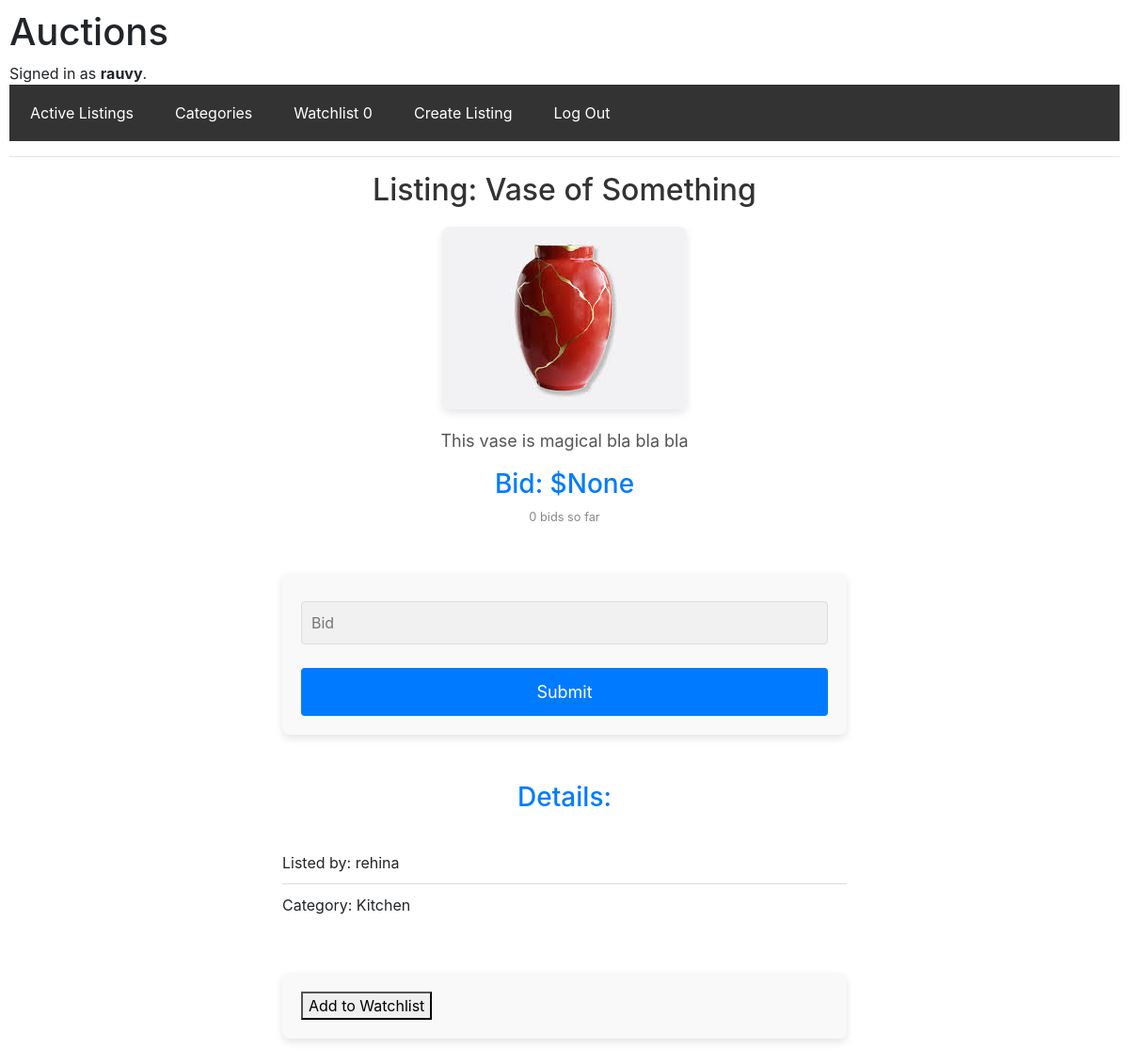
Screenshot of /listing/3 (signed in) with the database file from the repository.
### auctions/models.py (models this page shows, shortened)
class User(AbstractUser):
    pass

class Watchlist(models.Model):
    user = models.OneToOneField(User, on_delete=models.CASCADE, related_name="watchlist")
    listings = models.ManyToManyField(AuctionListing, related_name="watchers", blank=True)

class AuctionListing(models.Model):
    title = models.CharField(max_length=255)
    description = models.TextField()
    starting_bid = models.DecimalField(max_digits=10, decimal_places=2)
    current_bid = models.DecimalField(max_digits=10, decimal_places=2, null=True, blank=True)
    user = models.ForeignKey(User, on_delete=models.CASCADE, related_name="listings")  # Use User instead of AbstractUser
    category = models.ForeignKey(Category, on_delete=models.SET_NULL, null=True, blank=True)
    image = models.ImageField(upload_to="auction_images/", blank=True, null=True)
    active = models.BooleanField(default=True)

class Category(models.Model):
    name = models.CharField(max_length=100)
    def __str__(self):
        return self.name

### auctions/views.py (the view, shortened to what this page needs)
# urls.py: path("listing/<int:listing_id>", views.display_listing, name="display_listing"),
def display_listing(request, listing_id):
    listing = get_object_or_404(AuctionListing, id=listing_id)
    user_is_owner = request.user == listing.user
    return render(request, "auctions/listing.html",{
        "listing" : listing,
        "user_is_owner" : user_is_owner
    })

### auctions/templates/auctions/listing.html (shortened to what this page needs)
{% extends "auctions/layout.html" %}
{% load static %}
{% block head %}
    <link href="{% static 'auctions/listing.css' %}" rel="stylesheet">
{% endblock %}
{% block body %}
    <h2>Listing: {{ listing.title }}</h2>
    <img src="{{ listing.image.url }}" alt="{{ listing.title }} image">
    <p>{{ listing.description }}</p>
    <h3>Bid: ${{ listing.current_bid }}</h3>
    <small>{{ listing.bids.count }} bids so far</small>
    {% if user.is_authenticated and not user_is_owner %}
        <form action="" method="post">
            <input type="number" placeholder="Bid" name="bid_amount">
            <input type="submit" name="Place Bid">
        </form>
    {% elif user_is_owner %}
        <p>You cannot bid on your own listing.</p>
    {% endif %}
    <h3>Details:</h3>
    <ul id="listing">
        <li>Listed by: {{ listing.user.username }}</li>
        <li>Category: {{ listing.category }}</li>
    </ul>
    {% if user.is_authenticated and not user_is_owner %}
        {% if listing in user.watchlist.listings.all %}
            <form action="{% url 'remove_from_watchlist' listing.id %}" method="post">
                {% csrf_token %}
                <button type="submit">Remove from Watchlist</button>
            </form>
        {% else %}
            <form action="{% url 'add_to_watchlist' listing.id %}" method="post">
                <button type="submit">Add to Watchlist</button>
            </form>
        {% endif %}
    {% endif %}
{% endblock %}

### auctions/templates/auctions/layout.html (shortened to what this page needs)
{% load static %}
<!DOCTYPE html>
<html lang="en">
    <head>
        <link rel="stylesheet" href="https://stackpath.bootstrapcdn.com/bootstrap/4.4.1/css/bootstrap.min.css">
        <link href="{% static 'auctions/styles.css' %}" rel="stylesheet">
        {% block head %}{% endblock %}
    </head>
    <body>
        <h1>Auctions</h1>
        <div>
            {% if user.is_authenticated %}
                Signed in as <strong>{{ user.username }}</strong>.
            {% else %}
                Not signed in.
            {% endif %}
        </div>
        <ul class="nav">
            <li class="nav-item">
                <a class="nav-link" href="{% url 'index' %}">Active Listings</a>
            </li>
            <li class="nav-item">
                <a class="nav-link" href="{% url 'categories_listing' %}">Categories</a>
            </li>
            <li class="nav-item">
                <a class="nav-link" href="{% url 'watchlist_page' %}">Watchlist  {{ user.watchlist.listings.count }}</a>
            </li>
            <li class="nav-item">
                <a class="nav-link" href="{% url 'new_listing' %}">Create Listing</a>
            </li>
            {% if user.is_authenticated %}
                <li class="nav-item">
                    <a class="nav-link" href="{% url 'logout' %}">Log Out</a>
                </li>
            {% endif %}
        </ul>
        <hr>
        {% block body %}
        {% endblock %}
    </body>
</html>

### auctions/static/auctions/styles.css (style rules this page uses)
body { padding: 10px; }
.nav { display: flex; list-style: none; background-color: #333; padding: 10px; }
.nav-item { margin-right: 20px; }
.nav-link { color: white; text-decoration: none; padding: 8px 12px; border-radius: 5px; transition: background-color 0.3s; }

### auctions/static/auctions/listing.css (style rules this page uses)
h2, h3 { text-align: center; color: #333; }
img { display: block; margin: 20px auto; max-width: 100%; height: auto; border-radius: 8px; box-shadow: 0 4px 8px rgba(0, 0, 0, 0.1); }
p { text-align: center; font-size: 18px; color: #555; }
h3 { text-align: center; color: #007bff; margin-top: 10px; }
small { display: block; text-align: center; color: #888; margin-bottom: 20px; }
#listing { max-width: 600px; margin: 30px auto; padding: 0; list-style-type: none; }
#listing li { padding: 10px 0; border-bottom: 1px solid #ddd; font-size: 16px; }
#listing li:last-child { border-bottom: none; }
form { max-width: 600px; margin: 50px auto; padding: 20px; background-color: #f9f9f9; box-shadow: 0 4px 8px rgba(0, 0, 0, 0.1); border-radius: 8px; }
form input[type="text"], form input[type="number"], form input[type="url"], form textarea { width: 100%; padding: 10px; margin: 10px 0; border: 1px solid #ddd; border-radius: 4px; background-color: #f1f1f1; font-size: 16px; transition: border-color 0.3s ease, background-color 0.3s ease; }
form input[type="submit"] { width: 100%; padding: 12px 20px; margin-top: 15px; background-color: #007bff; color: white; border: none; border-radius: 4px; cursor: pointer; font-size: 18px; transition: background-color 0.3s ease; }

### rows the page displays
User: username "rauvy", watchlist.listings.count "0"
AuctionListing: title "Vase of Something", image (picture), description "This vase is magical bla bla bla", current_bid "None", bids.count "0", user.username "rehina", category "Kitchen"
